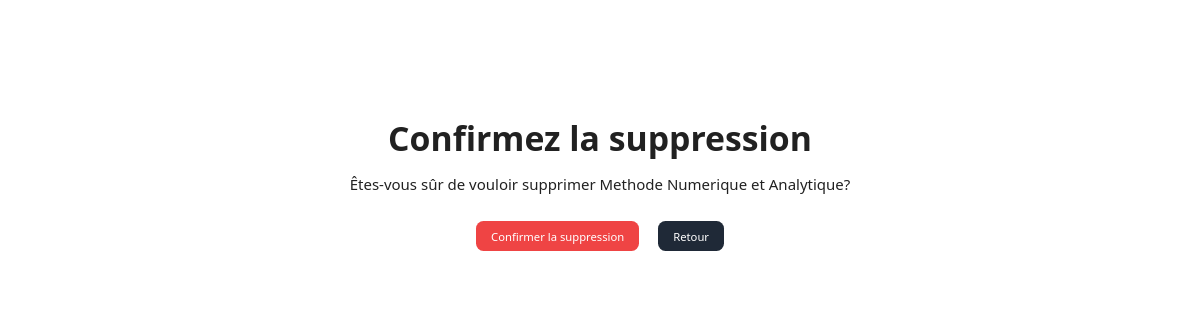
The app's page /science/supprime_revue/1/, older data.
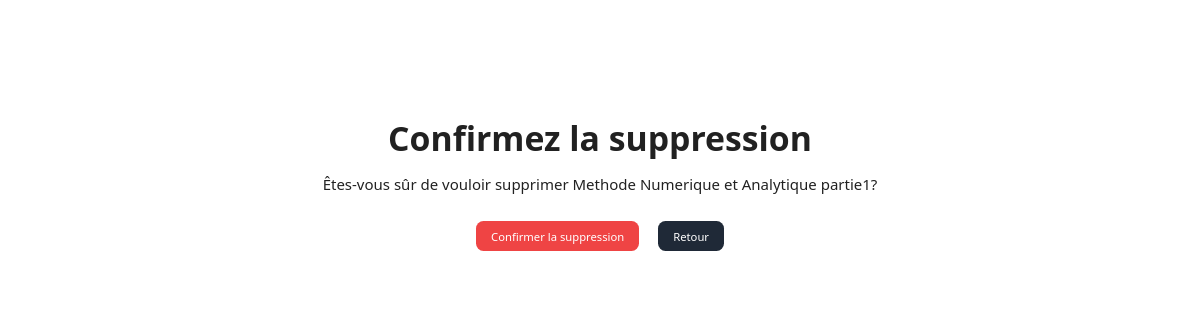
The same page, newer data.
### science/models.py (models this page shows, shortened)
class Revue(models.Model):
    titre = models.CharField(max_length=300)
    summary = models.TextField()
    authors = models.CharField(max_length=500, default='')
    introduction = models.TextField()
    methodology  = models.TextField()
    result  = models.TextField()
    Conclusion  = models.TextField()
    bibliography  = models.TextField()
    thanks  = models.TextField()
    conflict  = models.TextField()
    declarations  = models.TextField()
    file = models.FileField(upload_to='revue_files/', default='')
    likes_revue = models.ManyToManyField(User, related_name='like_revu', default='None', blank='True')
    like_count_revu = models.BigIntegerField(default='0')
    download_count = models.PositiveIntegerField(default=0)

### science/views.py (the view)
# urls.py: path('supprime_revue/<int:revue_id>/', supprime_revue, name='supprime_revue'),
def supprime_revue(request, revue_id):
    revue = get_object_or_404(Revue, pk=revue_id)
    if request.method == 'POST':
        revue.delete()
        return redirect('science:list_revue_admin')
    context = {'revue':revue}
    return render(request, 'science/supprime_revue.html', context)

### templates/science/supprime_revue.html (shortened to what this page needs)
{% extends 'base/base.html' %}
{% block content %}
<div class=" my-16 py-16 px-16 text-center space-y-4">
    <h2 class="font-bold text-4xl ">Confirmez la suppression</h2>
    <p>Êtes-vous sûr de vouloir supprimer {{ revue.titre }}?</p>
    <form method="post">
        <div class="pt-3">
            <button type="submit" class="bg-red-500 text-white text-xs py-2 px-4 mx-2 rounded-lg hover:text-red-500 hover:bg-white transition">Confirmer la suppression</button>
            <a href="{% url 'science:details_revue_admin' revue_id=revue.id %}" class="bg-gray-800 text-white text-xs py-2 px-4 mx-2 rounded-lg hover:bg-blue-600 transition">Retour</a>
        </div>
    </form>
</div>
{% endblock %}

Row changes from the older to the newer data that the page shows:
changed Revue: titre "Methode Numerique et Analytique" → "Methode Numerique et Analytique partie1"
